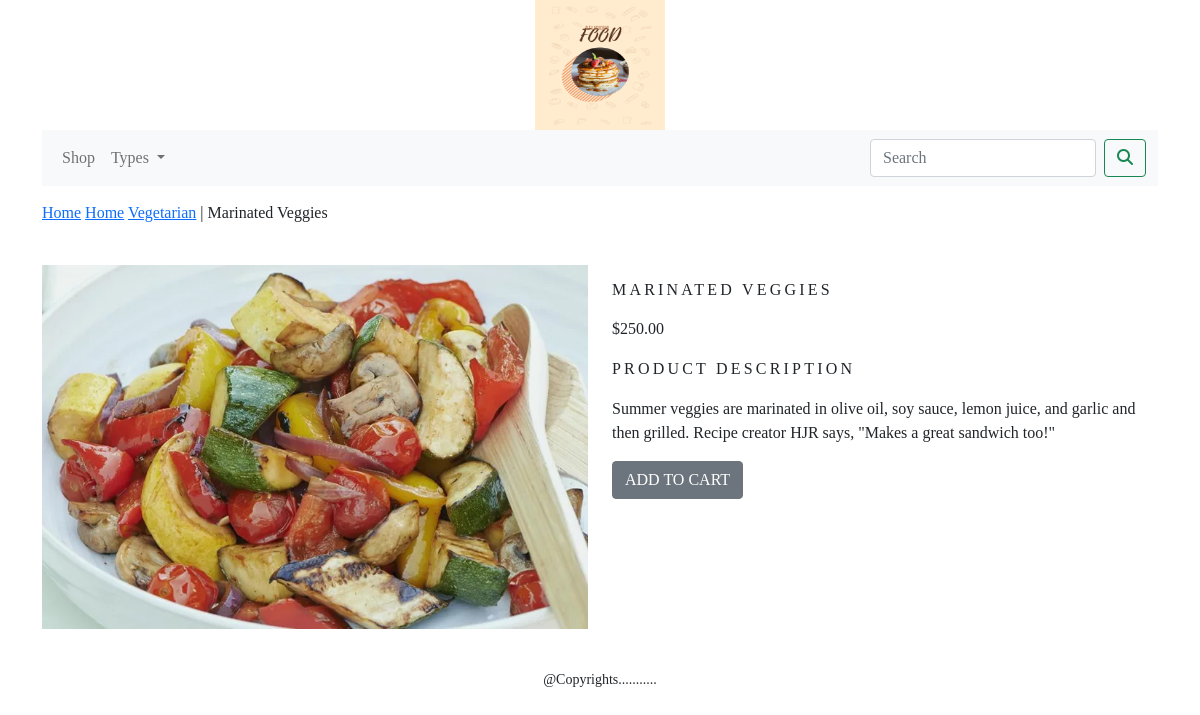
The app's page /shop/vegetarian/marinated-veggies/ with its own data.
### shop/models.py (models this page shows, shortened)
class Product(models.Model):
    name = models.CharField(max_length=250, unique=True)
    slug = models.SlugField(max_length=250, unique=True)
    description = models.TextField(blank=True)
    image = models.ImageField(upload_to='product', blank=True)
    price = models.DecimalField(max_digits=10, decimal_places=2)
    category = models.ForeignKey(Category, on_delete=models.CASCADE)
    stock = models.IntegerField()
    available = models.BooleanField(default=True)
    created = models.DateTimeField(auto_now_add=True)
    updated = models.DateTimeField(auto_now=True)
    class Meta:
        ordering = ('name',)
        verbose_name = 'product'
        verbose_name_plural = 'products'

class Category(models.Model):
    name = models.CharField(max_length=250, unique=True)
    slug = models.SlugField(max_length=250, unique=True)
    description = models.TextField(blank=True)
    image = models.ImageField(upload_to='category', blank=True)
    class Meta:
        ordering = ('name',)
        verbose_name = 'category'
        verbose_name_plural = 'categories'
    def get_url(self):
        return reverse('shop:products_by_category', args=[self.slug])
    def __str__(self):
        return '{}'.format(self.name)

### shop/views.py (the view)
# urls.py: path('<slug:c_slug>/<slug:product_slug>/', views.proDetail, name='prodCatdetail'),
def proDetail(request,c_slug,product_slug):
    try:
        product=Product.objects.get(category__slug=c_slug,slug=product_slug)
    except Exception as e:
        raise e
    return render(request,'product.html',{'product':product})

### cart/context_processors.py (called while the page is built)
def counter(request):
    item_count=0
    if 'admin' in request.path:
        return {}
    else:
        try:
            cart=Cart.objects.filter(cart_id=_cart_id(request))
            car_items=CartItem.objects.all().filter(cart=cart[:1])
            for cart_item in car_items:
                item_count += cart_item.quantity
        except Cart.DoesNotExist:
            item_count=0
    return dict(item_count=item_count)

### cart/views.py (called while the page is built)
def _cart_id(request):
    cart = request.session.session_key
    if not cart:
        cart = request.session.create()
    return cart

### shop/context_processors.py (called while the page is built)
def menu_links(request):
    links=Category.objects.all()
    return dict(links=links)

### templates/product.html (shortened to what this page needs)
{% extends 'base.html' %}
{% load static %}
{% block content %}
    <div class="row my_prod_new_class">
        <div class="mx_auto">
            <p>
                <a href="{% url 'shop:allProdCat' %}">Home</a>
                <a href="{% url 'shop:products_by_category' c_slug=product.category.slug %}">Home</a>
                <a href="{{ product.category.get_url }}">{{ product.category }}</a> | {{ product.name }}
            </p>
        </div>
        <div class="container">
            <br>
            <div class="row">
                <div class="col-11 col-sm-12 col-md-12 col-lg-6 text-center">
                    <div style="min-width: 18rem;">
                        <img src="{{ product.image.url }}" alt="{{ product.name }}" style="width: 100%; height: auto;">
                    </div>
                </div>
                <div class="col-12 col-sm-12 col-md-11 col-lg-6">
                    <div>
                        <h1 class="my_prod_title">{{ product.name }}</h1>
                        <p>${{ product.price }}</p>
                        <p class="my_title">PRODUCT DESCRIPTION</p>
                        <p class="text-justify my_prod_text">{{ product.description }}</p>
                        {% if product.stock <= 0 %}
                            <p class="text-justify my_prod_text"><b>OUT OF STOCK</b></p>
                        {% else %}
                            <a class="btn btn-secondary" href="{% url 'cart:add_cart' product.id %}">ADD TO CART</a>
                        {% endif %}
                    </div>
                </div>
            </div>
        </div>
    </div>
{% endblock %}

### static/css/custom.css (style rules this page uses)
body { font-family: 'Playfair Display', serif; }
.my_title { font-size: 16px; text-transform: uppercase; letter-spacing: .2em; }
.my_prod_new_class { padding-top: 15px; padding-bottom:20px; }
.my_prod_new_class .mx_auto { color:#000 font-size:12px; text-decoration:none; }
.my_prod_title { font-size:16px; text-transform:uppercase; letter-spacing: .2em; padding-top:15px; padding-bottom:10px; }
.my_prod_text { padding-right:20px; }

### records on screen
Product: category "Vegetarian", name "Marinated Veggies", image (picture), name "MARINATED VEGGIES", price "250.00", description "Summer veggies are marinated in olive oil, soy sauce, lemon juice, and garlic and then grilled. Recipe creator HJR says, \"Makes a great sandwich too!\""
